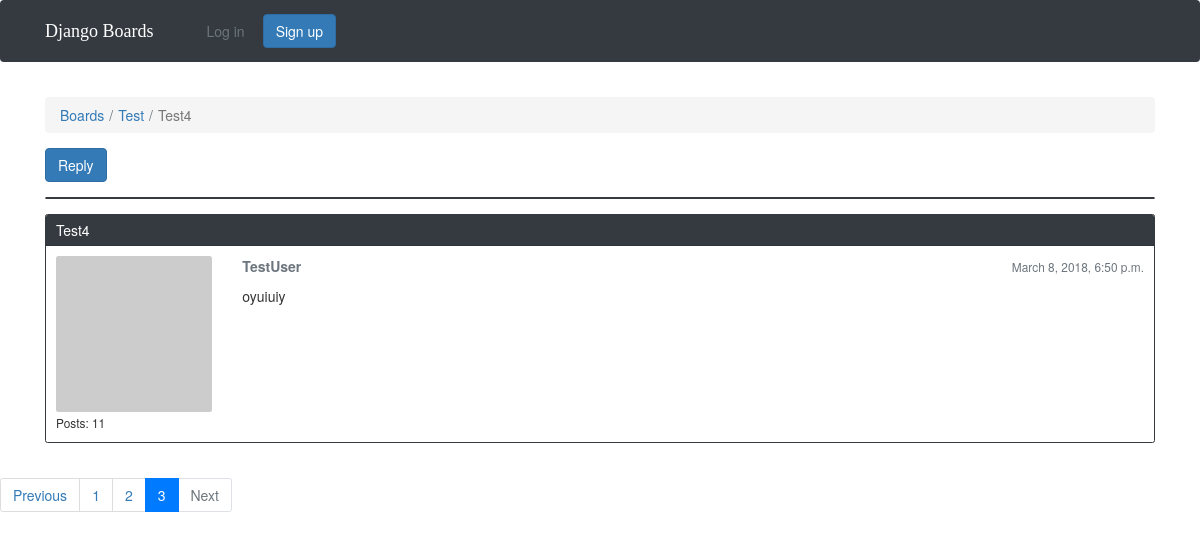
/boards/1/topics/5/?page=3, run on an earlier commit of the app's database.
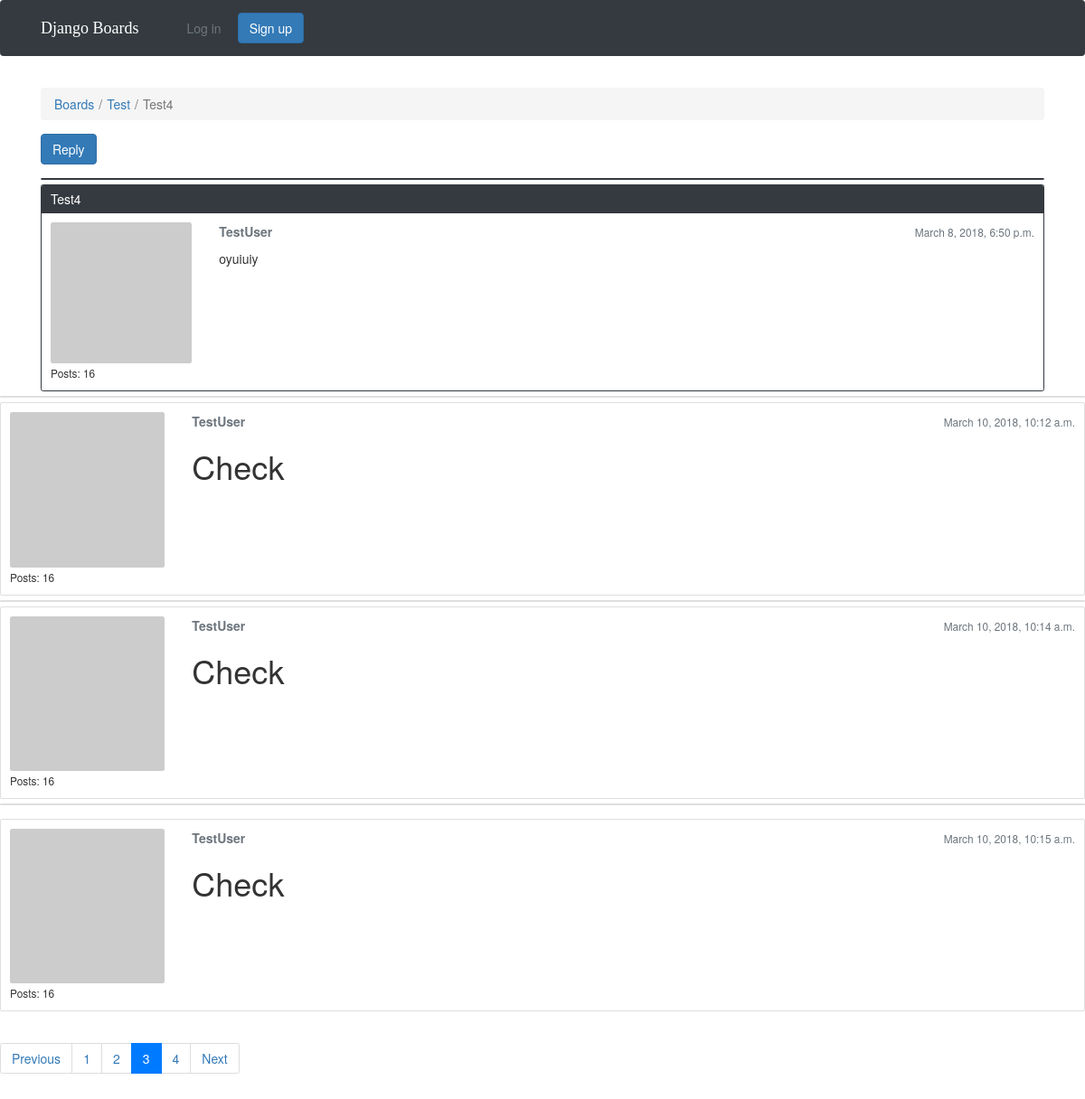
And on a later commit of the database.
### boards/models.py (models this page shows, shortened)
class Topic(models.Model):
	subject = models.CharField(max_length=255)
	last_updated = models.DateTimeField(auto_now_add=True)
	board = models.ForeignKey(Board, related_name='topics')
	starter = models.ForeignKey(User, related_name='topics')
	views = models.PositiveIntegerField(default=0)

class Board(models.Model):
	name = models.CharField(max_length=20, unique=True)
	description = models.CharField(max_length=100)

class Post(models.Model):
	message = models.TextField(max_length = 4000)
	topic = models.ForeignKey(Topic, related_name='posts')
	created_at = models.DateTimeField(auto_now_add=True)
	updated_at = models.DateTimeField(null=True)
	created_by = models.ForeignKey(User, related_name= 'posts')
	updated_by = models.ForeignKey(User, null=True, related_name='+')
	def get_message_as_markdown(self):
		return mark_safe(markdown(self.message, safe_mode='escape'))

### boards/views.py (the view)
# urls.py: url(r'^boards/(?P<pk>\d+)/topics/(?P<topic_pk>\d+)/$', views.PostListView.as_view(), name='topic_posts'),
class PostListView(ListView):
    model = Post
    context_object_name = 'posts'
    template_name = 'topic_posts.html'
    paginate_by = 4
    def get_context_data(self, **kwargs):
        session_key = 'viewed_topic{}'.format(self.topic.pk)
        if not self.request.session.get(session_key, False):
            self.topic.views += 1
            self.topic.save()
            self.request.session[session_key] = True
        kwargs['topic'] = self.topic
        return super().get_context_data(**kwargs)
    def get_queryset(self):
        self.topic = get_object_or_404(Topic, board__pk=self.kwargs.get('pk'), pk=self.kwargs.get('topic_pk'))
        queryset = self.topic.posts.order_by('created_at')
        return queryset

### boards/templatetags/gravatar.py (called while the page is built)
@register.filter
def gravatar(user):
    email = user.email.lower().encode('utf-8')
    default = 'mm'
    size = 256
    url = 'https://www.gravatar.com/avatar/{md5}?{params}'.format(
        md5=hashlib.md5(email).hexdigest(),
        params=urlencode({'d': default, 's': str(size)})
    )
    return url

### templates/topic_posts.html (shortened to what this page needs)
{% extends 'base.html' %}
{% load gravatar %}
{% block breadcrumb %}
  <li class="breadcrumb-item"><a href="{% url 'home' %}">Boards</a></li>
  <li class="breadcrumb-item"><a href="{% url 'board_topics' topic.board.pk %}">{{ topic.board.name }}</a></li>
  <li class="breadcrumb-item active">{{ topic.subject }}</li>
{% endblock %}
{% block content %}
  <div class="mb-4">
    <a href="{% url 'reply_topic' topic.board.pk topic.pk %}" class="btn btn-primary" role="button">Reply</a>
  </div>
  {% for post in posts %}
  <div id="{{ post.pk }}" class="card {% if forloop.last %}mb-4{% else %}mb-2{% endif %} {% if forloop.first %}border-dark{% endif %}"></div>
    <div class="card {% if forloop.last %}mb-4{% else %}mb-2{% endif %} {% if forloop.first %}border-dark{% endif %}">
      {% if forloop.first %}
        <div class="card-header text-white bg-dark py-2 px-3">{{ topic.subject }}</div>
      {% endif %}
      <div class="card-body p-3">
        <div class="row">
          <div class="col-2">
            <img src="{{ post.created_by|gravatar }}" alt="{{ post.created_by.username }}" class="w-100 rounded">
            <small>Posts: {{ post.created_by.posts.count }}</small>
          </div>
          <div class="col-10">
            <div class="row mb-3">
              <div class="col-6">
                <strong class="text-muted">{{ post.created_by.username }}</strong>
              </div>
              <div class="col-6 text-right">
                <small class="text-muted">{{ post.created_at }}</small>
              </div>
            </div>
            {{ post.get_message_as_markdown }}
          </div>
        </div>
      </div>
    </div>
    </div>
  {% endfor %}
  {% include 'includes/pagination.html' %}
{% endblock %}

### templates/base.html (shortened to what this page needs)
<!DOCTYPE html>
{% load static %}
<html>
  <head>
    <link rel="stylesheet" href="{% static 'css/bootstrap.min.css' %}">
    <link rel="stylesheet" href="{% static 'css/app.css' %}">
  </head>
  <body>
    {% block body %}
     <nav class="navbar navbar-expand-sm navbar-dark bg-dark">
  <div class="container">
    <a class="navbar-brand" href="{% url 'home' %}">Django Boards</a>
    <div class="collapse navbar-collapse" id="mainMenu">
      {% if user.is_authenticated %}
        <ul class="navbar-nav ml-auto">
          <li class="nav-item dropdown">
            <a class="nav-link dropdown-toggle" href="#" id="userMenu" data-toggle="dropdown" aria-haspopup="true" aria-expanded="false">
              {{ user.username }}
            </a>
            <div class="dropdown-menu dropdown-menu-right" aria-labelledby="userMenu">
              <a class="dropdown-item" href="#">My account</a>
              <a class="dropdown-item" href="#">Change password</a>
              <div class="dropdown-divider"></div>
              <a class="dropdown-item" href="{% url 'logout' %}">Log out</a>
            </div>
          </li>
        </ul>
      {% else %}
        <form class="form-inline ml-auto">
          <a href="#" class="btn btn-outline-secondary">Log in</a>
          <a href="{% url 'signup' %}" class="btn btn-primary ml-2">Sign up</a>
        </form>
      {% endif %}
    </div>
  </div>
</nav>
      <div class="container">
        <ol class="breadcrumb my-4">
          {% block breadcrumb %}
          {% endblock %}
        </ol>
        {% block content %}
        {% endblock %}
    {% endblock body %}
   <link rel="stylesheet" href="https://maxcdn.bootstrapcdn.com/bootstrap/3.3.7/css/bootstrap.min.css">
  <link rel="stylesheet" href="https://cdn.jsdelivr.net/simplemde/latest/simplemde.min.css">
  </body>
</html>

### templates/includes/pagination.html (shortened to what this page needs)
{% if is_paginated %}
  <nav aria-label="Topics pagination" class="mb-4">
    <ul class="pagination">
      {% if page_obj.has_previous %}
        <li class="page-item">
          <a class="page-link" href="?page={{ page_obj.previous_page_number }}">Previous</a>
        </li>
      {% else %}
        <li class="page-item disabled">
          <span class="page-link">Previous</span>
        </li>
      {% endif %}
      {% for page_num in paginator.page_range %}
        {% if page_obj.number == page_num %}
          <li class="page-item active">
            <span class="page-link">
              {{ page_num }}
            </span>
          </li>
        {% else %}
          <li class="page-item">
            <a class="page-link" href="?page={{ page_num }}">{{ page_num }}</a>
          </li>
        {% endif %}
      {% endfor %}
      {% if page_obj.has_next %}
        <li class="page-item">
          <a class="page-link" href="?page={{ page_obj.next_page_number }}">Next</a>
        </li>
      {% else %}
        <li class="page-item disabled">
          <span class="page-link">Next</span>
        </li>
      {% endif %}
    </ul>
  </nav>
{% endif %}

### static/css/app.css (style rules this page uses)
.navbar-brand { font-family: 'Peralta', cursive; }

What changed in the data, as far as the page shows it:
computed for Post "oyuiuiy": created_by.posts.count "11" → "16"
added Post: created_by.posts.count "16", created_by.username "TestUser", created_at "March 10, 2018, 10:12 a.m.", get_message_as_markdown "Check"
added Post: created_by.posts.count "16", created_by.username "TestUser", created_at "March 10, 2018, 10:14 a.m.", get_message_as_markdown "Check"
added Post: created_by.posts.count "16", created_by.username "TestUser", created_at "March 10, 2018, 10:15 a.m.", get_message_as_markdown "Check"
Also different on the page:
new list line: "4"
